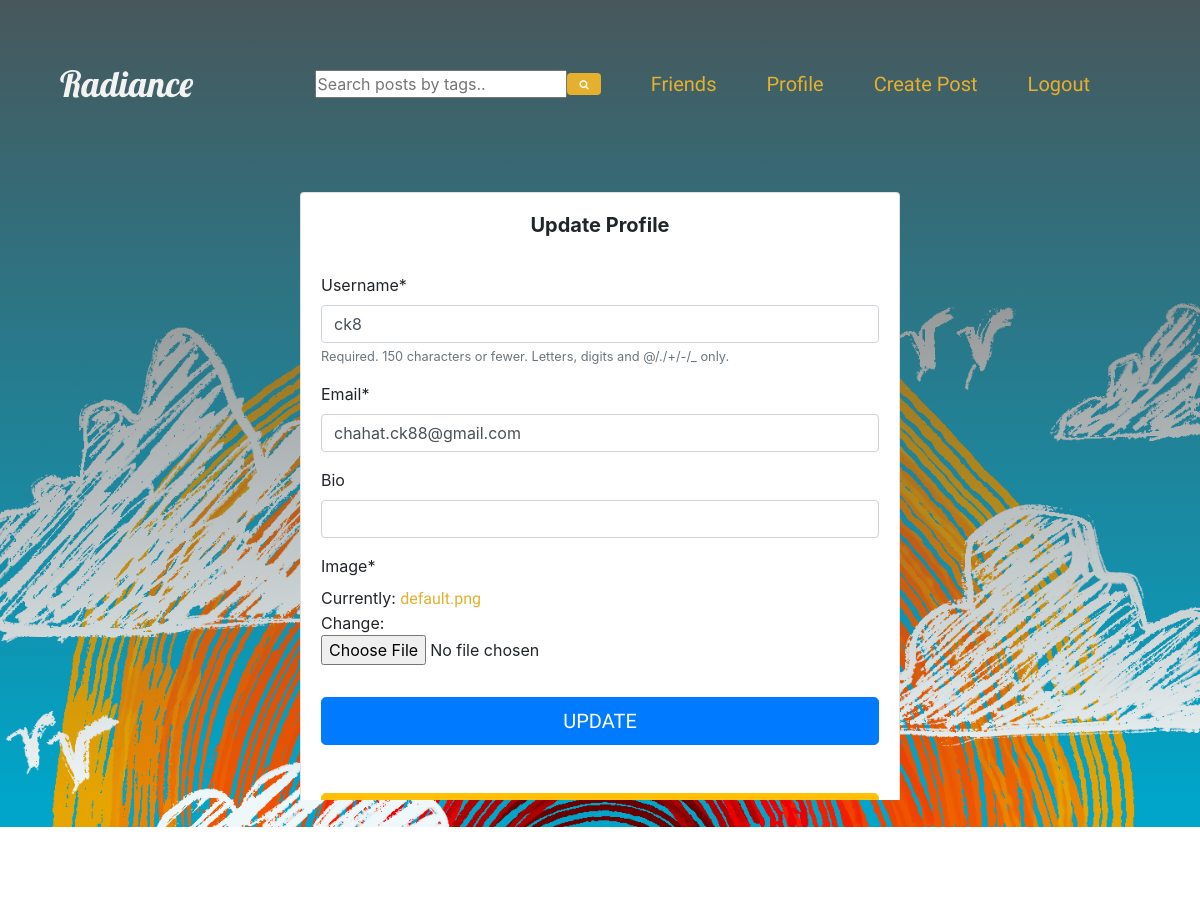
Before: /edit-profile/ (signed in) with the older database file.
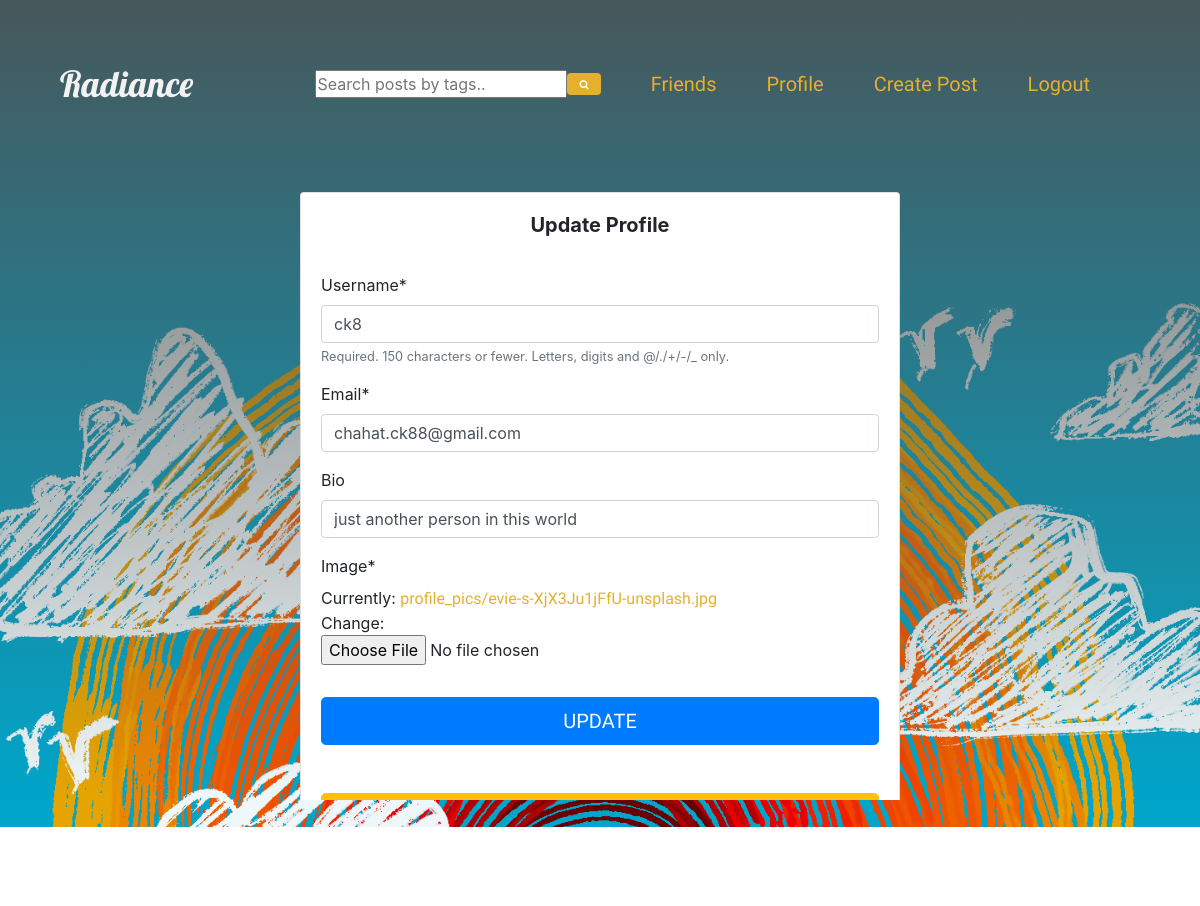
After: the same page with the newer database file.
### users/models.py (models this page shows, shortened)
class Profile(models.Model):
	user = models.OneToOneField(User, on_delete=models.CASCADE)
	image = models.ImageField(default='default.png', upload_to='profile_pics')
	slug = AutoSlugField(populate_from='user')
	bio = models.CharField(max_length=255, blank=True)
	friends = models.ManyToManyField("Profile", blank=True)

### users/views.py (the view)
# urls.py: path('edit-profile/', user_views.edit_profile, name='edit_profile'),
@login_required
def edit_profile(request):
	if request.method == 'POST':
		u_form = UserUpdateForm(request.POST, instance=request.user)
		p_form = ProfileUpdateForm(request.POST, request.FILES, instance=request.user.profile)
		if u_form.is_valid() and p_form.is_valid():
			u_form.save()
			p_form.save()
			messages.success(request, f'Your account has been updated!')
			return redirect('my_profile')
	else:
		u_form = UserUpdateForm(instance=request.user)
		p_form = ProfileUpdateForm(instance=request.user.profile)
	context ={
		'u_form': u_form,
		'p_form': p_form,
	}
	return render(request, 'users/edit_profile.html', context)

### users/forms.py
class UserUpdateForm(forms.ModelForm):
    email = forms.EmailField()
    class Meta:
        model = User
        fields = ['username', 'email']

class ProfileUpdateForm(forms.ModelForm):
    class Meta:
        model = Profile
        fields = ['bio', 'image']

### users/templates/users/edit_profile.html (shortened to what this page needs)
{% extends "tasks/layout.html" %} {% load static %}  {% load crispy_forms_tags %} {% block content %}
<br />
<br />
<div class="login__form">
    <div class="container">
        <div class="row">
            <div class="col-sm-9 col-md-8 col-lg-7 mx-auto">
                <div class="card card-signin my-5">
                    <div class="card-body">
                        <h5 class="card-title text-center"><b>Update Profile</b></h5>
                        <form class="form-signin" method="POST" enctype="multipart/form-data">
                            <fieldset class="form-group">
                                <br />
                                {{ u_form|crispy }} {{ p_form|crispy }}
                            </fieldset>
                            <div class="form-group">
                                <button class="btn btn-lg btn-primary btn-block text-uppercase"
                                        type="submit">
                                    Update
                                </button><br /><br />
                                <a class="btn btn-lg btn-warning btn-block text-uppercase"
                                   href="{% url 'my_profile' %}">Go Back</a>
                            </div>
                        </form>
                    </div>
                </div>
            </div>
        </div>
    </div>
</div>
{% endblock content %}

### tasks/templates/tasks/layout.html (shortened to what this page needs)
﻿{% load static %}
<!DOCTYPE html>
<html>
<head>
    <link rel="stylesheet"
          href="https://maxcdn.bootstrapcdn.com/bootstrap/4.0.0/css/bootstrap.min.css" />
    <link rel="stylesheet" href="https://cdnjs.cloudflare.com/ajax/libs/font-awesome/4.7.0/css/font-awesome.min.css">
    <link rel="stylesheet" href="{% static 'css/styles.css' %}" />
</head>
<body>
    <main>
        <header>
            <nav>
                <a href="{% url 'home' %}">
                    <img src="{% static 'img/Radiance.svg' %}" />
                </a>
                <div class="links">
                    {% if user.is_authenticated %}
                    <form class="form-inline my-2 my-lg-0 ml-5"
                          action="{% url 'search_posts' %}"
                          method="get">
                        <input name="p" type="text" placeholder="Search posts by tags.." />
                        <button class="btn" type="submit"><i class="fa fa-search" aria-hidden="true"></i></button>
                        <a href="{% url 'friend_list' %}">Friends</a>
                        <a href="{% url 'my_profile' %}">Profile</a>
                        <a href="{% url 'post-create' %}">Create Post</a>
                        <a href="{% url 'logout' %}">Logout</a>
                    </form>
                    {% else %}
                    <a href="{% url 'register' %}">Register</a>
                    <a href="{% url 'login' %}">Login</a>
                    {% endif %}
                </div>
            </nav>
        </header>
        {% block content %}{% endblock content %}
    </main>
</body>
</html>

### tasks/static/css/styles.css (style rules this page uses)
:root { --accent: #EA9180; --accentHover: #DE8A86; --grey6: #F2F2F2; --grey5: rgba(224,224,224,1); --grey2: rgba(79,79,79,1); --grey29: rgba(79,79,79,0.9); --grey20: rgba(79,79,79,0.0); --yellow: #e5b02d; --orange: #eb7c2d; --purple: #e0b5ff; --lightyellow: #fff6c7; --transition: all 0.3s ease 0s; }
* { -webkit-box-sizing: border-box; box-sizing: border-box; margin: 0; padding: 0; }
html, body { height: 100%; overflow: auto; }
body { background: -webkit-gradient( linear, left top, left bottom, from(var(--grey29)), to(var(--grey20)) ), url(/static/img/Untitled-Artwork.png); background: -o-linear-gradient( top, var(--grey29), var(--grey20) ), url(/static/img/Untitled-Artwork.png); background: linear-gradient( to bottom, var(--grey29), var(--grey20) ), url(/static/img/Untitled-Artwork.png); background-position: center; background-repeat: no-repeat; background-size: cover; }
p, a, button { font-family: "Lobster", sans-serif; color: var(--grey6); text-decoration: none; }
a, button, .logo { cursor: pointer; }
main { height: 100%; display: -ms-grid; display: grid; -ms-grid-columns: minmax(60px, 1fr) (minmax(50px, 190px))[6] minmax(60px, 1fr); grid-template-columns: minmax(60px, 1fr) repeat(6, minmax(50px, 190px)) minmax(60px, 1fr); }
header { -ms-grid-column: 2; -ms-grid-column-span: 6; grid-column: 2 / span 6; }
nav { display: -webkit-box; display: -ms-flexbox; display: flex; -webkit-box-align: center; -ms-flex-align: center; align-items: center; height: 120px; }
.links { margin-left: auto; display: inline-block; }
.links a { font-size: 1.25rem; font-weight: 400; margin-right: 50px; -webkit-transition: var(--transition); -o-transition: var(--transition); transition: var(--transition); }
.links button { background-color: var(--yellow); border: none; color: white; font-size: 10px; margin-right: 50px; cursor: pointer; }
.links a { margin-right: 50px; }
.login__form { -ms-grid-column: 2; -ms-grid-column-span: 6; grid-column: 2 / span 6; }
.login__form p, a { color: var(--yellow); }

Changed rows visible on the page:
changed Profile: bio (not shown) → "just another person in this world"
Other visible differences:
text no longer shown: "Bio Image * Currently: default.png Change:"
text now shown: "Bio Image * Currently: profile_pics/evie-s-XjX3Ju1jFfU-unsplash.jpg Change:"
